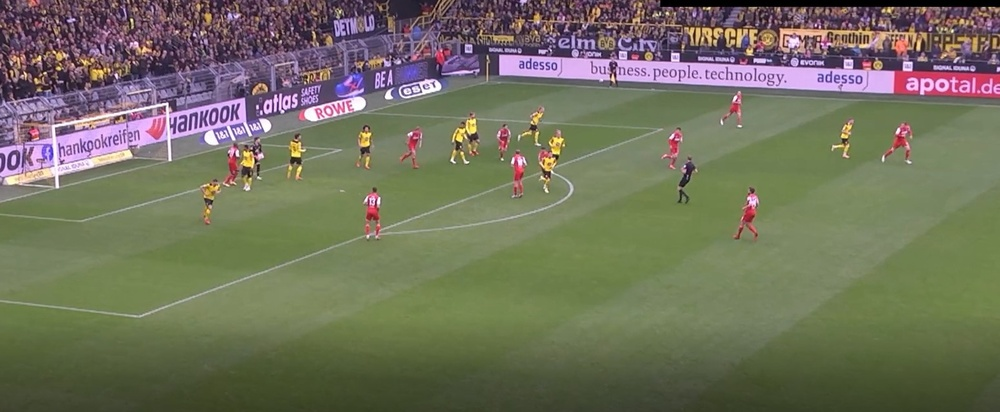
#> input picture snip.jpg, 1000 x 412 px, shrunk from 1550 x 638 before the run
$ python body_detection.py
#> lines starting #> are read from the running program, lines starting #| are printed output that depends on the picture; after the words box and inside, x2 and y2 are one past the last pixel; in counts of white or black regions, pixels touching at a corner belong together
import cv2 as cv
import numpy as np

# Open CV has lots of pretrained classifiers
# https://www.youtube.com/watch?v=oXlwWbU8l2o&t=2737s

img_path='snip.jpg'
img = cv.imread(img_path)
#> img is the input picture: shape (412, 1000, 3); mean B, G, R 92.7, 113.1, 113.2

# Crop image to mostly be the pitch
cropped = img[125:,:,:]
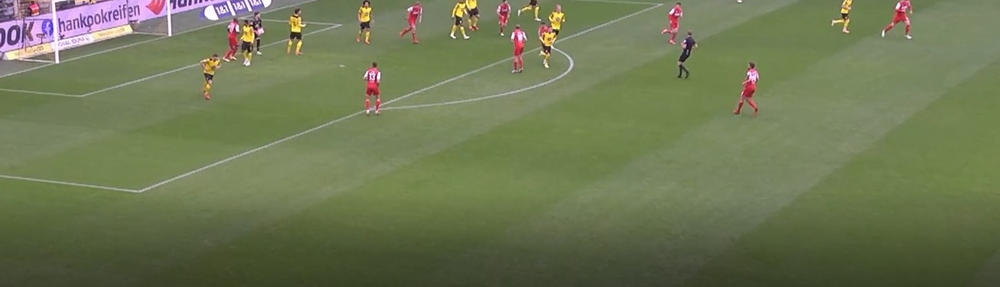
#> cropped: shape (287, 1000, 3); mean B, G, R 84.1, 119.7, 110.6
# cv.imshow('cropped', cropped)


# Convert to Grayscale
gray = cv.cvtColor(cropped, cv.COLOR_BGR2GRAY)
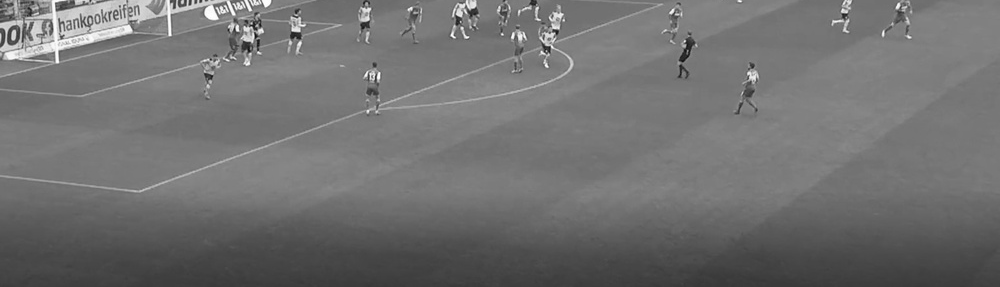
#> gray: shape (287, 1000); min 14, max 255, mean 112.9
# cv.imshow('gray', gray)

# Gaussian Blur - weighted average
# More natural blur than straight averaging, but less blurring
kernel = (7,7)
sigmaX = 0 #standard deviation in the X direction
gaussian = cv.GaussianBlur(gray, kernel, sigmaX)


# Load classifier model
haar_cascade = cv.CascadeClassifier('haar_body.xml')

# RUn Model
bodies_rect = haar_cascade.detectMultiScale(gray, scaleFactor=1.001, minNeighbors=2)
#> bodies_rect = 18 rows, first 6: [358, 24, 16, 32], [404, 14, 17, 34], [72, 8, 16, 33], [93, 4, 16, 33], [484, 10, 22, 44], [52, 5, 19, 38]

# Number of people
print(f"Number of people {len(bodies_rect)}. Truth: 22.")
#| Number of people 18. Truth: 22.


# Draw bounding boxes
box_color = (0, 255, 0) # Green
thickness = 2
for (x, y, w, h) in bodies_rect:
    cv.rectangle(cropped, (x,y), (x+w, y+h), box_color, thickness)
#> this loop made 18 passes
#> (x, y, w, h) on passes 1 to 12: (358, 24, 16, 32), (404, 14, 17, 34), (72, 8, 16, 33), (93, 4, 16, 33), (484, 10, 22, 44), (52, 5, 19, 38), (361, 71, 24, 47), (35, 7, 24, 49), (229, 8, 35, 70), (502, 12, 33, 67), (734, 91, 29, 58), (279, 0, 30, 61)
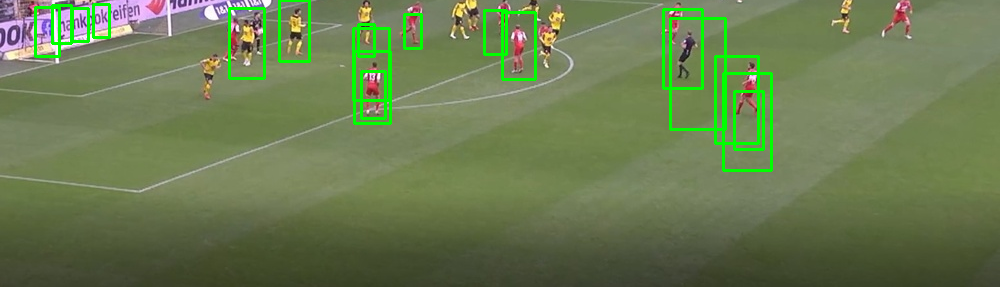
#> cropped: shape (287, 1000, 3); 3.17% of pixels changed, all inside (x1, y1, x2, y2) = (34, 0, 773, 172)

cv.imshow('Detected', cropped)

cv.waitKey(0)
